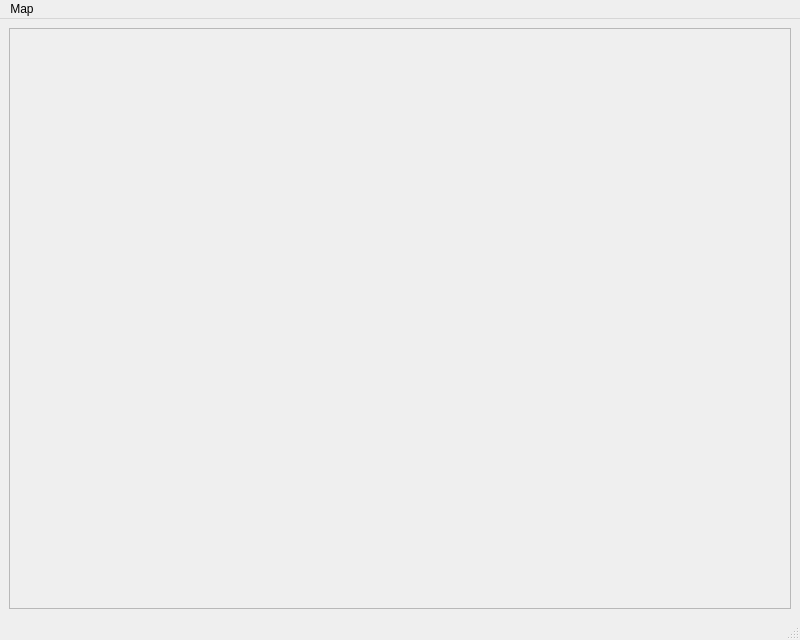
<?xml version="1.0" encoding="UTF-8"?>
<ui version="4.0">
 <class>MainWindow</class>
 <widget class="QMainWindow" name="MainWindow">
  <property name="geometry">
   <rect>
    <x>0</x>
    <y>0</y>
    <width>800</width>
    <height>640</height>
   </rect>
  </property>
  <property name="windowTitle">
   <string>BoatTracker</string>
  </property>
  <property name="windowIcon">
   <iconset>
    <normaloff>images/icon.png</normaloff>images/icon.png</iconset>
  </property>
  <widget class="QWidget" name="centralwidget">
   <layout class="QGridLayout">
    <property name="margin">
     <number>9</number>
    </property>
    <property name="spacing">
     <number>6</number>
    </property>
    <item row="0" column="0">
     <widget class="QFrame" name="frameMap">
      <property name="frameShape">
       <enum>QFrame::StyledPanel</enum>
      </property>
      <property name="frameShadow">
       <enum>QFrame::Raised</enum>
      </property>
     </widget>
    </item>
   </layout>
  </widget>
  <widget class="QMenuBar" name="menubar">
   <property name="geometry">
    <rect>
     <x>0</x>
     <y>0</y>
     <width>800</width>
     <height>21</height>
    </rect>
   </property>
   <widget class="QMenu" name="menuMap">
    <property name="title">
     <string>Map</string>
    </property>
    <addaction name="mpActionZoomIn"/>
    <addaction name="mpActionZoomOut"/>
    <addaction name="mpActionPan"/>
    <addaction name="mpActionAddLayer"/>
   </widget>
   <addaction name="menuMap"/>
  </widget>
  <widget class="QStatusBar" name="statusbar"/>
  <action name="mpActionZoomIn">
   <property name="icon">
    <iconset>
     <normaloff>:/mActionZoomIn.png</normaloff>:/mActionZoomIn.png</iconset>
   </property>
   <property name="text">
    <string>Zoom In</string>
   </property>
  </action>
  <action name="mpActionZoomOut">
   <property name="icon">
    <iconset>
     <normaloff>:/mActionZoomOut.png</normaloff>:/mActionZoomOut.png</iconset>
   </property>
   <property name="text">
    <string>Zoom Out</string>
   </property>
  </action>
  <action name="mpActionPan">
   <property name="icon">
    <iconset>
     <normaloff>:/mActionPan.png</normaloff>:/mActionPan.png</iconset>
   </property>
   <property name="text">
    <string>Pan</string>
   </property>
  </action>
  <action name="mpActionAddLayer">
   <property name="icon">
    <iconset>
     <normaloff>:/mActionAddLayer.png</normaloff>:/mActionAddLayer.png</iconset>
   </property>
   <property name="text">
    <string>Add Layer</string>
   </property>
  </action>
 </widget>
 <resources>
  <include location="resources.qrc"/>
 </resources>
 <connections/>
</ui>
